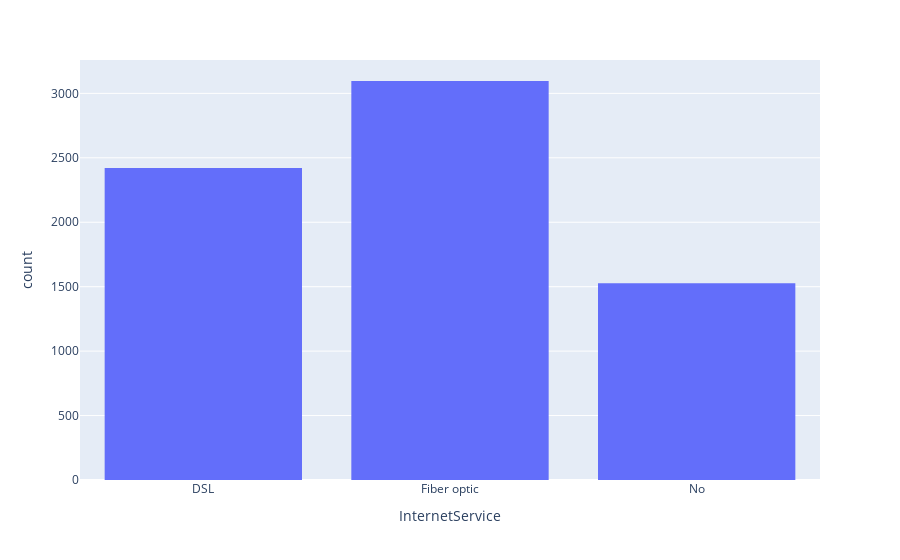

Source (notebook cell):
### Markdown cell above
## **InternetService Type**

### Code cell
px.histogram(df,'InternetService')

### Figure 1 — Plotly figure (JSON) as saved in the notebook; plotly's stock layout.template omitted (floating-point values rounded to 4 significant figures; data arrays with more than 128 entries replaced by an {"elided": "..."} marker saying what was removed)
{"data": [{"alignmentgroup": "True", "bingroup": "x", "hovertemplate": "InternetService=%{x}<br>count=%{y}<extra></extra>", "legendgroup": "", "marker": {"color": "#636efa", "pattern": {"shape": ""}}, "name": "", "offsetgroup": "", "orientation": "v", "showlegend": false, "type": "histogram", "x": {"elided": "7043 str values"}, "xaxis": "x", "yaxis": "y"}], "layout": {"barmode": "relative", "legend": {"tracegroupgap": 0}, "margin": {"t": 60}, "xaxis": {"anchor": "y", "domain": [0, 1], "title": {"text": "InternetService"}}, "yaxis": {"anchor": "x", "domain": [0, 1], "title": {"text": "count"}}}}
